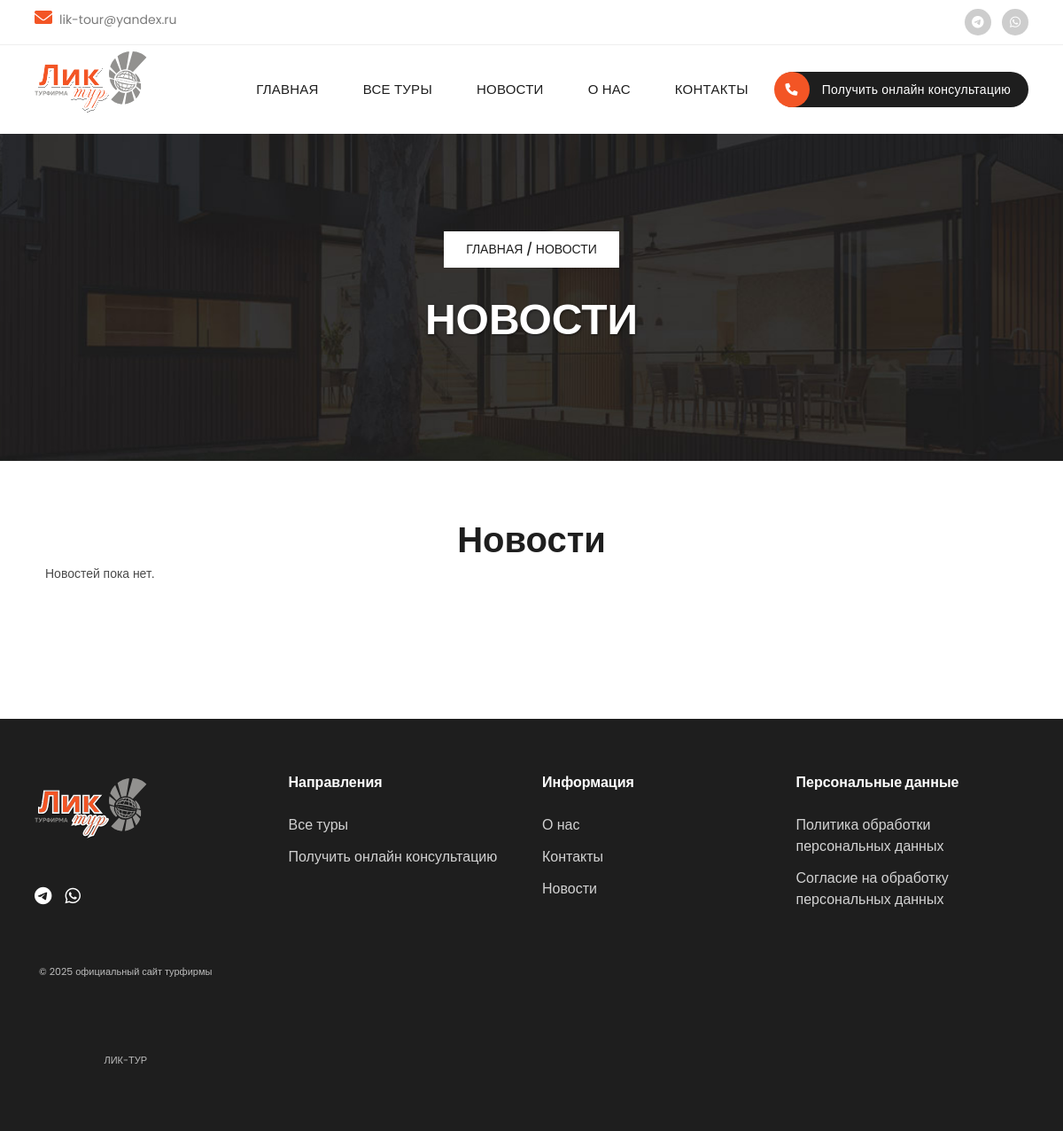
/all-news/, run on an earlier commit of the app's database.
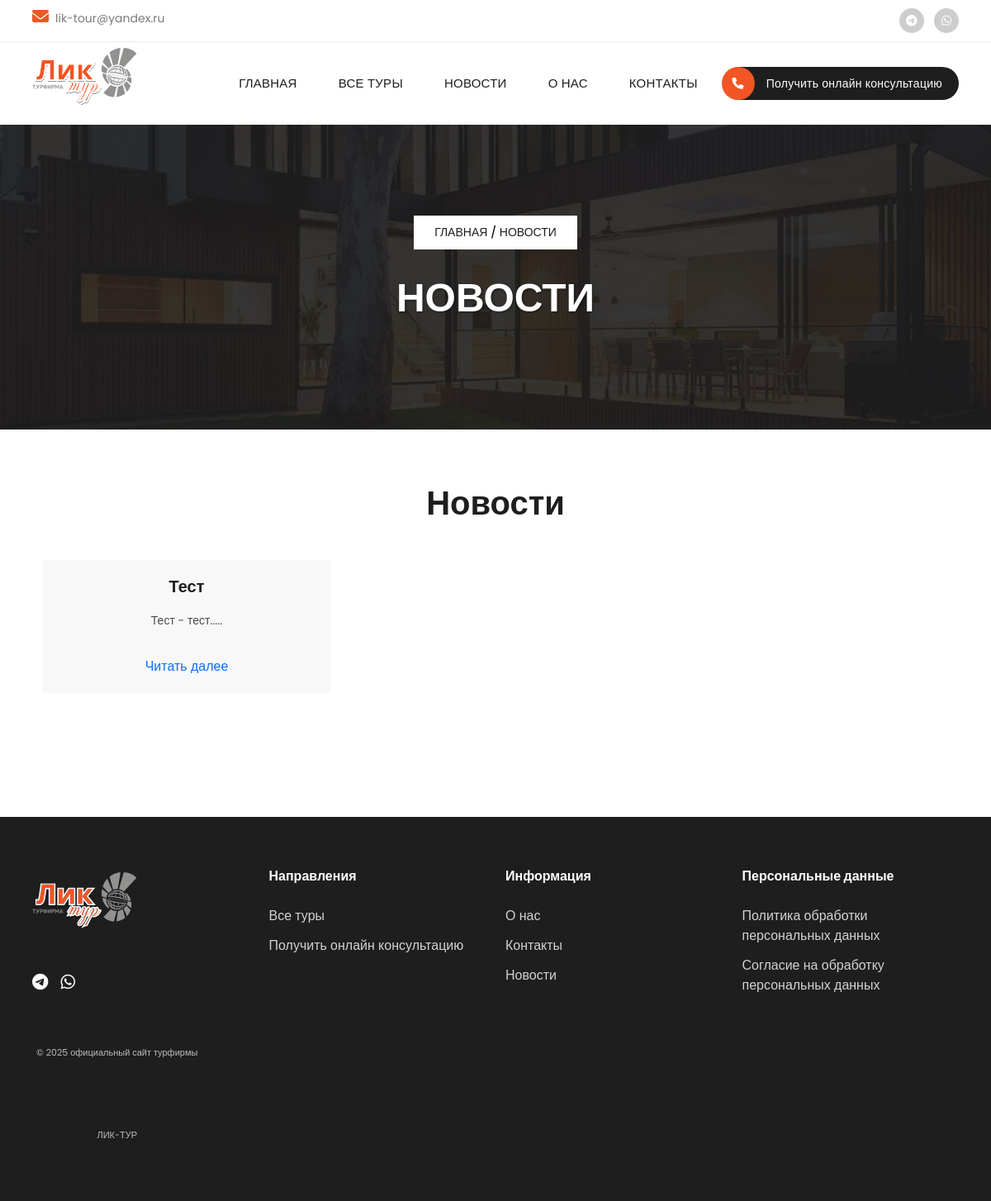
And on a later commit of the database.
### LikTour/models.py (models this page shows, shortened)
class News(models.Model):
    title = models.CharField(max_length=45, verbose_name='Заголовок новости')
    description = models.TextField(max_length=145, verbose_name='Описание новости')
    news = models.ForeignKey(AboutNewsPage, on_delete=models.PROTECT, null=True, blank=True, verbose_name='Новость')
    class Meta:
        verbose_name = 'Новость блоком'
        verbose_name_plural = 'Новости блоком'

### LikTour/views.py (the view)
# urls.py: path('all-news/', all_news, name='all_news'),
def all_news(request):
    news_list = News.objects.select_related('news').all()
    context = {
        'news_list': news_list
    }
    return render(request, 'LikTour/all-news.html', context)

### LikTour/templates/LikTour/all-news.html (shortened to what the changed rows need)
{% load static %}
<!DOCTYPE html>
<html lang="en">
  <head>
    <link href="{% static 'LikTour/vendor/bootstrap/css/bootstrap.min.css' %}" rel="stylesheet" />
    <link rel="stylesheet" href="{% static 'LikTour/css/fontawesome.css' %}" />
    <link rel="stylesheet" href="{% static 'LikTour/css/templatemo-villa-agency.css' %}" />
    <link rel="stylesheet" href="{% static 'LikTour/css/owl.css' %}" />
    <link rel="stylesheet" href="{% static 'LikTour/css/animate.css' %}" />
    <link rel="stylesheet" href="{% static 'LikTour/css/page_sities.css' %}" />
    <link rel="stylesheet" href="{% static 'LikTour/css/baner.css' %}" />
    <link rel="stylesheet" href="{% static 'LikTour/css/fyter.css' %}" />
    <link rel="stylesheet" href="{% static 'LikTour/css/news.css' %}" />
    <link
      rel="stylesheet"
      href="https://unpkg.com/swiper@7/swiper-bundle.min.css"
    />
    <link
      rel="stylesheet"
      href="https://cdnjs.cloudflare.com/ajax/libs/OwlCarousel2/2.3.4/assets/owl.carousel.min.css"
    />
    <link
      rel="stylesheet"
      href="https://cdnjs.cloudflare.com/ajax/libs/OwlCarousel2/2.3.4/assets/owl.theme.default.min.css"
    />
  </head>
  <body>
    <div class="properties section">
      <div class="container">
        <div class="row">
          <div class="col-lg-12 text-center">
            <div class="section1">
              <div class="section-heading1">
                <h1>Новости</h1>
              </div>
            </div>
          </div>
        </div>
        <section class="service_section layout_padding">
          <div class="service_container">
            <div class="container">
              <div class="row">
                {% for news_item in news_list %}
                  <div class="col-md-4">
                    <div class="box">
                      <div class="detail-box">
                        <h5>{{ news_item.title }}</h5>
                        <p>{{ news_item.description }}</p>
                        <a href="{% url 'news_detail' news_item.news.id %}">Читать далее</a>
                      </div>
                    </div>
                  </div>
                {% empty %}
                  <div class="col-md-12">
                    <p>Новостей пока нет.</p>
                  </div>
                {% endfor %}
              </div>
            </div>
          </div>
        </section>
      </div>
    </div>
  </body>
</html>

What changed in the data, as far as the page shows it:
added News: title "Тест", description "Тест - тест....."
Also different on the page:
text no longer shown: "Новостей пока нет."
